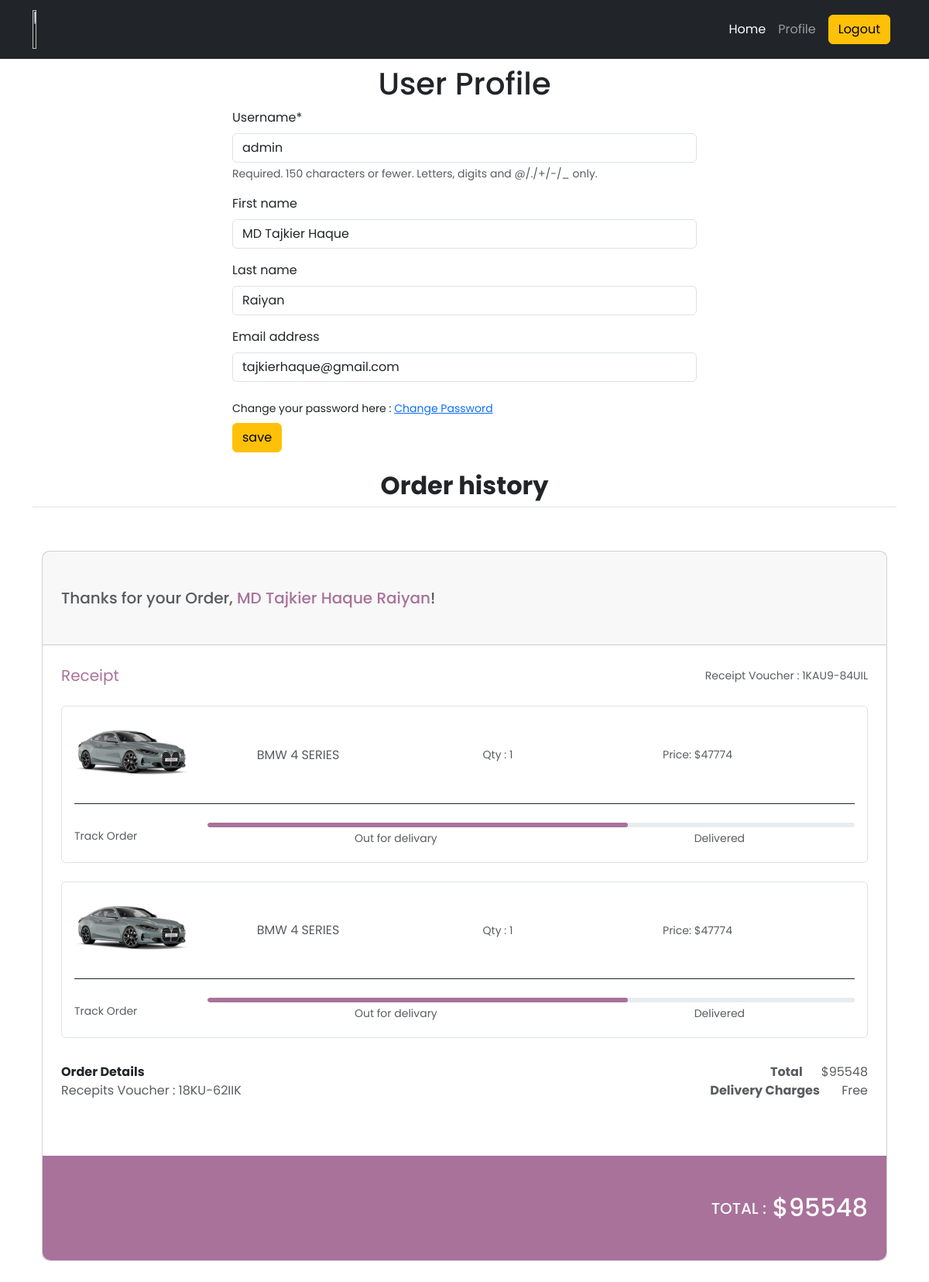
/users/profile/ (signed in), run on an earlier commit of the app's database.
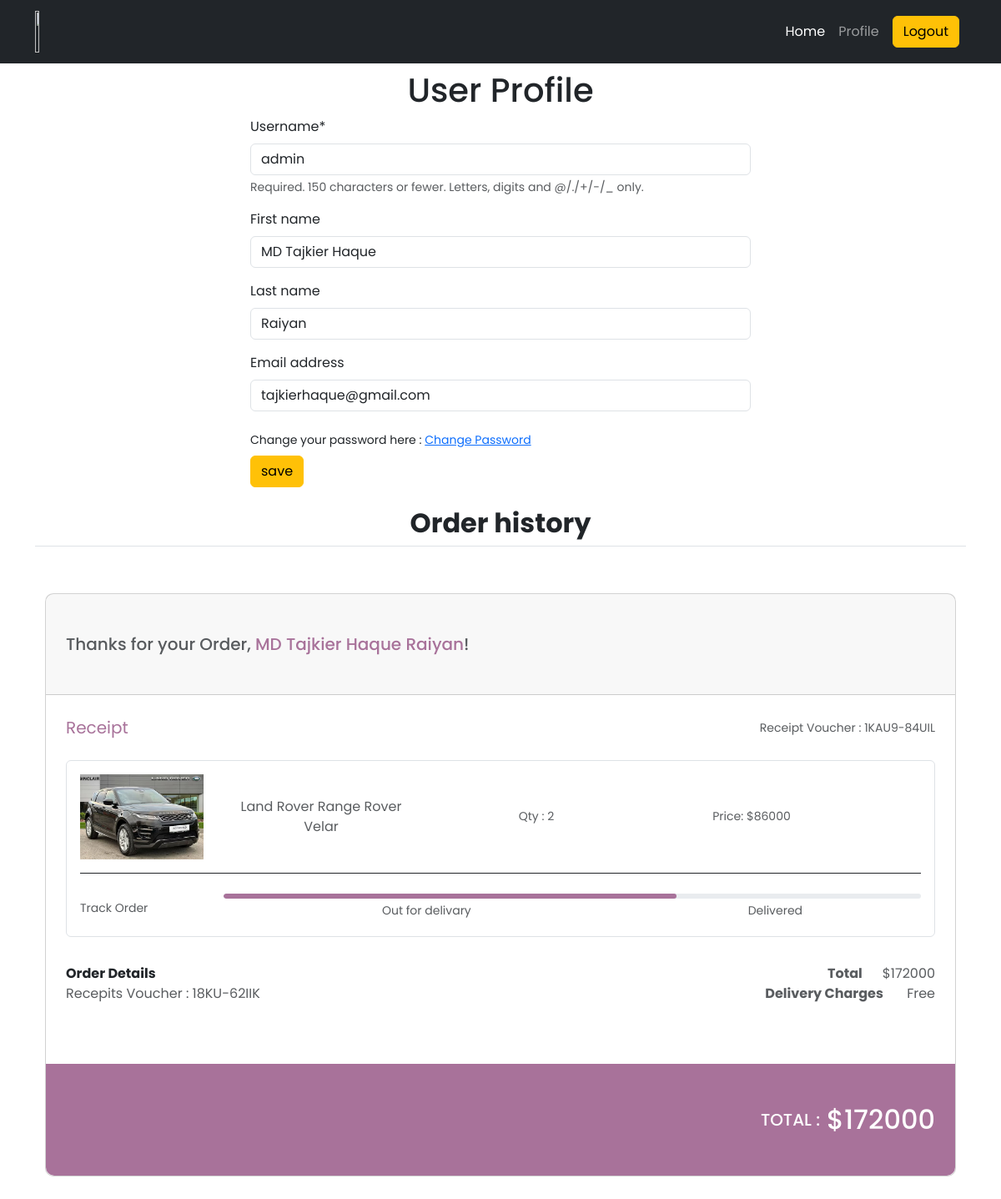
And on a later commit of the database.
### orders/models.py (models this page shows)
class OrderItemModel(models.Model):
    order = models.ForeignKey(OrderModel, on_delete=models.CASCADE)
    car = models.ForeignKey(CarModel, on_delete=models.CASCADE)
    quantity = models.IntegerField()
    def __str__(self) -> str:
        return self.car.car_name

### cars/models.py (models this page shows, shortened)
class CarModel(models.Model):
    car_name = models.CharField(max_length=100)
    description = models.TextField()
    quantity = models.IntegerField()
    price = models.IntegerField()
    image = models.ImageField(upload_to='cars/media/uploads/')
    brand = models.ForeignKey(BrandModel, on_delete=models.CASCADE)

### users/views.py (the view)
# urls.py: path("profile/", profile, name="profile"),
@login_required
def profile(request):
    orders = OrderModel.objects.filter(user=request.user)
    print(orders)
    order_list = []
    for order in orders:
        ordered_item = OrderItemModel.objects.get(order=order)
        order_list.append(ordered_item)
    total_price = 0
    for order in order_list:
        total_price += order.quantity * order.car.price
    if (request.method == "POST"):
        form = UpdateUserForm(request.POST, instance=request.user)
        if form.is_valid():
            form.save()
            messages.success(request, "Profile Updated Successfully")
            return redirect("profile")
    else:
        form = UpdateUserForm(instance=request.user)
    print(order_list)
    isOrderExists = len(order_list)
    return render(request, "profile.html", {"form": form, "type": "User Profile", "orders": order_list, "isOrderExists": isOrderExists, "total_price": total_price})

### users/forms.py
class UpdateUserForm(UserChangeForm):
    password = None
    class Meta:
        model = User
        fields = ["username", "first_name", "last_name", "email"]

### orders/models.py (called while the page is built)
    def __str__(self) -> str:
        return self.user.username

### users/templates/profile.html (shortened to what this page needs)
{% extends "base.html" %}
{% load crispy_forms_tags %}
{% block content %}
  <section class="my-2">
        <h1 class="text-center">{{type}}</h1>
        <form method="POST" action="" style='width:50%; margin:auto'>
            {{form|crispy}}
            <small class="d-block py-2">
              Change your password here : <a href="{%url 'change_password'%}">Change Password</a>
            </small>
            <button class="btn btn-warning" type="submit">save</button>
        </form>
        {% if isOrderExists != 0  %}
  <div class="container my-4">
    <h2 class="text-center fw-bold border-bottom pb-2">Order history</h2>
  <section class="h-100 gradient-custom w-100">
    <div class="container py-5 h-100">
      <div class="row d-flex justify-content-center align-items-center h-100">
        <div class="col-lg-12 col-xl-12">
          <div class="card" style="border-radius: 10px;">
            <div class="card-header px-4 py-5">
              <h5 class="text-muted mb-0">Thanks for your Order, <span style="color: #a8729a;">{{request.user.first_name}} {{request.user.last_name}}</span>!</h5>
            </div>
            <div class="card-body p-4">
              <div class="d-flex justify-content-between align-items-center mb-4">
                <p class="lead fw-normal mb-0" style="color: #a8729a;">Receipt</p>
                <p class="small text-muted mb-0">Receipt Voucher : 1KAU9-84UIL</p>
              </div>
              {% for order in orders %}
              <div class="card shadow-0 border mb-4">
                <div class="card-body">
                  <div class="row">
                    <div class="col-md-2">
                      <img src="{{order.car.image.url}}"
                        class="img-fluid" alt="Phone">
                    </div>
                    <div class="col-md-3 text-center d-flex justify-content-center align-items-center">
                      <p class="text-muted mb-0">{{order.car.car_name}}</p>
                    </div>
                    <div class="col-md-3 text-center d-flex justify-content-center align-items-center">
                      <p class="text-muted mb-0 small">Qty : {{order.quantity}}</p>
                    </div>
                    <div class="col-md-3 text-center d-flex justify-content-center align-items-center">
                      <p class="text-muted mb-0 small">Price: ${{order.car.price}}</p>
                    </div>
                  </div>
                  <hr class="mb-4" style="background-color: #e0e0e0; opacity: 1;">
                  <div class="row d-flex align-items-center">
                    <div class="col-md-2">
                      <p class="text-muted mb-0 small">Track Order</p>
                    </div>
                    <div class="col-md-10">
                      <div class="progress" style="height: 6px; border-radius: 16px;">
                        <div class="progress-bar" role="progressbar"
                          style="width: 65%; border-radius: 16px; background-color: #a8729a;" aria-valuenow="65"
                          aria-valuemin="0" aria-valuemax="100"></div>
                      </div>
                      <div class="d-flex justify-content-around mb-1">
                        <p class="text-muted mt-1 mb-0 small ms-xl-5">Out for delivary</p>
                        <p class="text-muted mt-1 mb-0 small ms-xl-5">Delivered</p>
                      </div>
                    </div>
                  </div>
                </div>
              </div>
              {% endfor %}
              <div class="d-flex justify-content-between pt-2">
                <p class="fw-bold mb-0">Order Details</p>
                <p class="text-muted mb-0"><span class="fw-bold me-4">Total</span>${{total_price}}</p>
              </div>
              <div class="d-flex justify-content-between mb-5">
                <p class="text-muted mb-0">Recepits Voucher : 18KU-62IIK</p>
                <p class="text-muted mb-0"><span class="fw-bold me-4">Delivery Charges</span> Free</p>
              </div>
            </div>
            <div class="card-footer border-0 px-4 py-5"
              style="background-color: #a8729a; border-bottom-left-radius: 10px; border-bottom-right-radius: 10px;">
              <h5 class="d-flex align-items-center justify-content-end text-white text-uppercase mb-0">Total
                : <span class="h2 mb-0 ms-2">${{total_price}}</span></h5>
            </div>
          </div>
        </div>
      </div>
    </div>
  </section>
        {% endif %}
      </div>
  </section>
{% endblock %}

### templates/base.html (shortened to what this page needs)
<!DOCTYPE html>
<html lang="en">
  <head>
    <link
      href="https://cdn.jsdelivr.net/npm/bootstrap@5.3.2/dist/css/bootstrap.min.css"
      rel="stylesheet"
    />
  </head>
  <body>
    <main>
      <nav class="navbar navbar-expand-lg bg-dark navbar-dark sticky-top">
        <div class="container ">
          <a href="{%url 'home'%}" class="navbar-brand">
            <img style="width:50%; height:50px; object-fit:contain;" src="https://i.ibb.co/mBQLhN5/logo.png" alt="">
          </a>
          <div class="collapse navbar-collapse justify-content-end " id="navbarSupportedContent">
            <ul class="navbar-nav mb-2 mb-lg-0 align-items-center">
              <li class="nav-item">
                <a href="{%url 'home'%}"  class="nav-link active" aria-current="page">Home</a>
              </li>
              {% if request.user.is_authenticated %}
              <li class="nav-item">
                <a class="nav-link" href={% url 'profile' %}>Profile</a>
              </li>
              <li class="nav-item">
                <a class="nav-link" href="{%url 'logout'%}">
                  <button class="btn btn-warning">Logout</button>
                </a>
              </li>
            {% endif %}
            </ul>
          </div>
        </div>
      </nav>
      {% block content %} {% endblock %}
    </main>
  </body>
</html>

What changed in the data, as far as the page shows it:
removed OrderItemModel: car.image (picture), car.car_name "BMW 4 SERIES", quantity "1", car.price "47774"
removed OrderItemModel: car.image (picture), car.car_name "BMW 4 SERIES", quantity "1", car.price "47774"
added OrderItemModel: car.image (picture), car.car_name "Land Rover Range Rover Velar", quantity "2", car.price "86000"
Also different on the page:
{{ total_price }}: "95548" → "172000"
